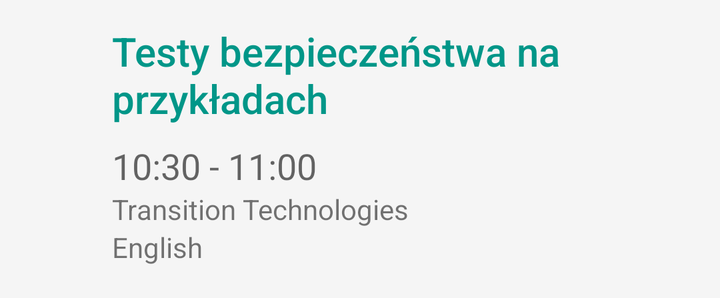
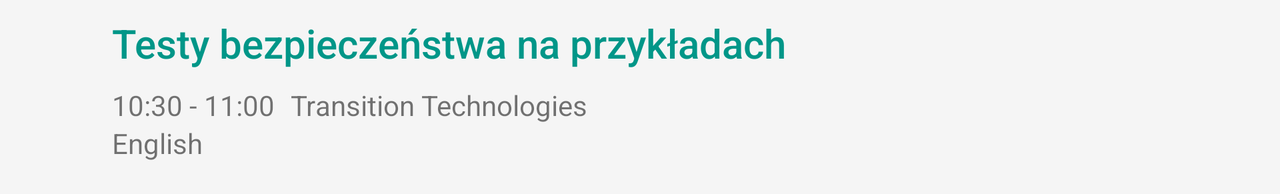

Two renders of one Android screen. The first uses the default layout on a phone; the second uses the alternative layout the repository ships for a different screen configuration, on a matching device. The two XML files are below.
<!-- AndroidManifest.xml: application theme AppTheme -->
<!-- res/layout/include_talk_header.xml -->
<?xml version="1.0" encoding="utf-8"?>
<RelativeLayout
    android:id="@+id/talk_header"
    xmlns:android="http://schemas.android.com/apk/res/android"
    android:layout_width="match_parent"
    android:layout_height="wrap_content"
    android:layout_marginBottom="16dp"
    android:layout_marginLeft="56dp"
    android:layout_marginRight="32dp"
    android:layout_marginTop="12dp">

    <TextView
        android:id="@+id/text_title"
        style="@style/TextAppearance.AppCompat.Title"
        android:layout_width="match_parent"
        android:layout_height="wrap_content"
        android:layout_marginBottom="8dp"
        android:text="Testy bezpieczeństwa na przykładach"
        android:textColor="@color/primary"/>

    <TextView
        android:id="@+id/text_time_slot"
        style="@style/TextAppearance.AppCompat.Medium"
        android:layout_width="match_parent"
        android:layout_height="wrap_content"
        android:layout_below="@id/text_title"
        android:text="10:30 - 11:00"/>

    <TextView
        android:id="@+id/text_venue"
        style="@style/TextAppearance.AppCompat.Small"
        android:layout_width="match_parent"
        android:layout_height="wrap_content"
        android:layout_below="@id/text_time_slot"
        android:text="Transition Technologies"/>

    <TextView
        android:id="@+id/text_language"
        style="@style/TextAppearance.AppCompat.Small"
        android:layout_width="match_parent"
        android:layout_height="wrap_content"
        android:layout_below="@id/text_venue"
        android:text="English"/>

</RelativeLayout>
<!-- resources referenced by this layout -->
<resources>
  <color name="primary">#009688</color>
  <!-- from res/values-v19/ -->
  <style name="AppTheme" parent="AppTheme.Base">
                  <item name="android:windowTranslucentStatus">true</item>
          </style>
  <style name="AppTheme.Base" parent="Theme.AppCompat.Light.NoActionBar">
          <item name="colorPrimary">@color/primary</item>
          <item name="colorPrimaryDark">@color/primary_dark</item>
          <item name="colorAccent">@color/accent</item>
          <item name="android:windowBackground">@color/window_background</item>
      </style>
  <color name="primary_dark">#00796B</color>
  <color name="accent">#CDDC39</color>
  <color name="window_background">#FFF5F5F5</color>
</resources>
<!-- res/layout-land/include_talk_header.xml (the repository's variant of the layout above) -->
<!-- drawn on the phone turned sideways -->
<?xml version="1.0" encoding="utf-8"?>
<RelativeLayout
    android:id="@+id/talk_header"
    xmlns:android="http://schemas.android.com/apk/res/android"
    android:layout_width="match_parent"
    android:layout_height="wrap_content"
    android:layout_marginBottom="16dp"
    android:layout_marginLeft="56dp"
    android:layout_marginRight="32dp"
    android:layout_marginTop="8dp">

    <TextView
        android:id="@+id/text_talk_title"
        style="@style/TextAppearance.AppCompat.Title"
        android:layout_width="match_parent"
        android:layout_height="wrap_content"
        android:layout_marginBottom="8dp"
        android:text="Testy bezpieczeństwa na przykładach"
        android:textColor="@color/primary"/>

    <TextView
        android:id="@+id/text_time_slot"
        style="@style/TextAppearance.AppCompat.Small"
        android:layout_width="wrap_content"
        android:layout_height="wrap_content"
        android:layout_below="@id/text_talk_title"
        android:text="10:30 - 11:00"/>

    <TextView
        android:id="@+id/text_venue"
        style="@style/TextAppearance.AppCompat.Small"
        android:layout_width="wrap_content"
        android:layout_height="wrap_content"
        android:layout_below="@id/text_talk_title"
        android:layout_marginLeft="8dp"
        android:layout_toRightOf="@id/text_time_slot"
        android:text="Transition Technologies"/>

    <TextView
        android:id="@+id/text_language"
        style="@style/TextAppearance.AppCompat.Small"
        android:layout_width="match_parent"
        android:layout_height="wrap_content"
        android:layout_below="@id/text_venue"
        android:text="English"/>

</RelativeLayout>
